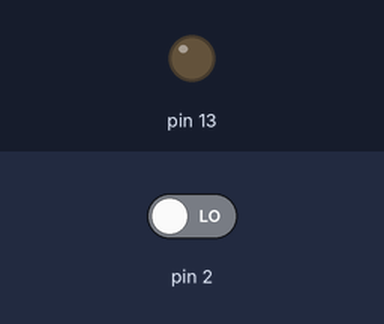
Recording of a sketch running on a simulated Arduino Uno, built with avr-gcc and run on an emulated ATmega328P. Parts: output pins drawn as LEDs (lit = HIGH). Inputs (shaded band) come from the test bench; at power-on: pin 2 LOW.

Above: at 1.2 s.
1.3 s: pin 2 driven HIGH
At 2.2 s:
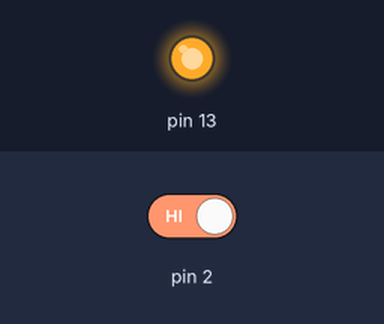
2.8 s: pin 2 driven LOW
At 3.4 s:
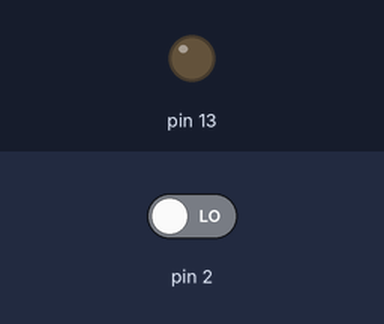
Timing chart, 0 to 5.8 s (numbered marks = the images above; inputs shaded):
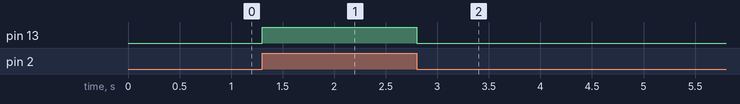

The sketch:

Timur_vars1.ino
```cpp
void blink() {

}

void setup() {
  // put your setup code here, to run once:

int a = -132;
 a = 2 + a;

  pinMode(2, INPUT);
  pinMode(13, OUTPUT);
}

void loop() {
  // put your main code here, to run repeatedly:
  int a = digitalRead(2);
  digitalWrite(13, a);
}
```

Measured:
- after the input at 1.3 s, pin 13: LOW → HIGH at once
- after the input at 2.8 s, pin 13: HIGH → LOW at once
